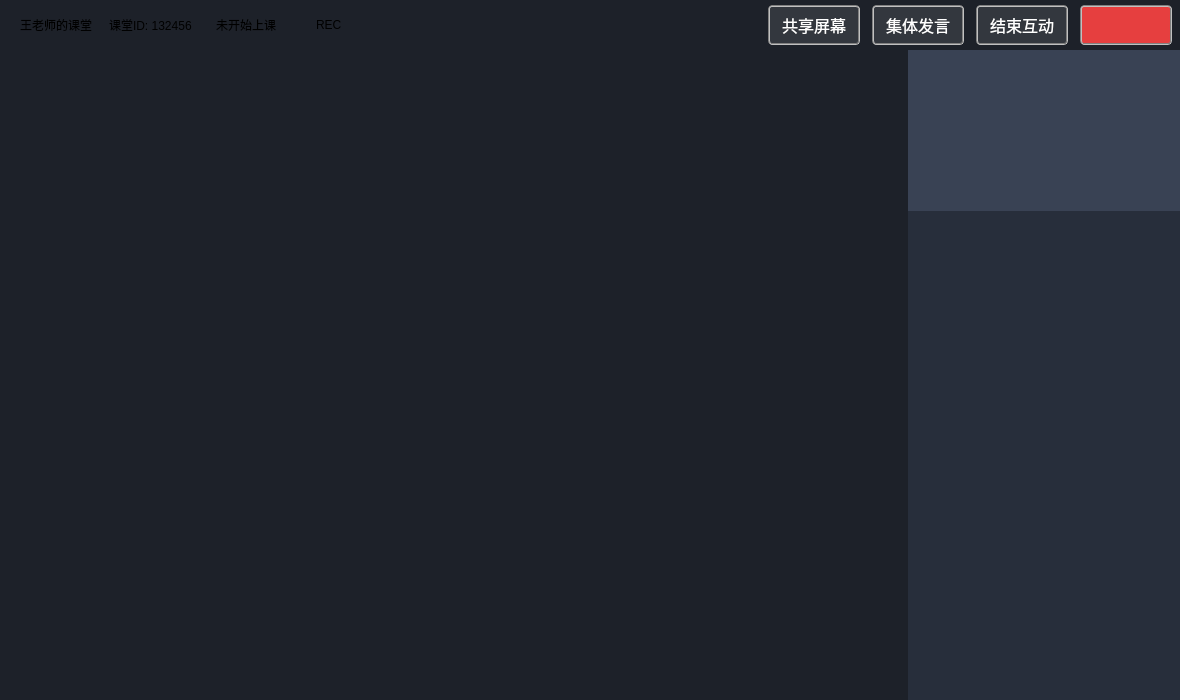
<?xml version="1.0" encoding="UTF-8"?>
<ui version="4.0">
 <class>LETeacherLayout</class>
 <widget class="QWidget" name="LETeacherLayout">
  <property name="geometry">
   <rect>
    <x>0</x>
    <y>0</y>
    <width>1180</width>
    <height>700</height>
   </rect>
  </property>
  <property name="minimumSize">
   <size>
    <width>960</width>
    <height>540</height>
   </size>
  </property>
  <property name="maximumSize">
   <size>
    <width>1440</width>
    <height>800</height>
   </size>
  </property>
  <property name="windowTitle">
   <string>Form</string>
  </property>
  <property name="styleSheet">
   <string notr="true">background-color:#1d2129</string>
  </property>
  <layout class="QVBoxLayout" name="verticalLayout_2">
   <property name="spacing">
    <number>0</number>
   </property>
   <property name="leftMargin">
    <number>0</number>
   </property>
   <property name="topMargin">
    <number>0</number>
   </property>
   <property name="rightMargin">
    <number>0</number>
   </property>
   <property name="bottomMargin">
    <number>0</number>
   </property>
   <item>
    <layout class="QHBoxLayout" name="horizontalLayout">
     <item>
      <spacer name="horizontalSpacer_2">
       <property name="orientation">
        <enum>Qt::Horizontal</enum>
       </property>
       <property name="sizeType">
        <enum>QSizePolicy::Fixed</enum>
       </property>
       <property name="sizeHint" stdset="0">
        <size>
         <width>20</width>
         <height>50</height>
        </size>
       </property>
      </spacer>
     </item>
     <item>
      <widget class="QLabel" name="lab_room_name">
       <property name="maximumSize">
        <size>
         <width>522</width>
         <height>16777215</height>
        </size>
       </property>
       <property name="styleSheet">
        <string notr="true">color:#ffffff;
font: 12pt ;
font-weight:400;
font-family:\&quot;Microsoft YaHei\&quot;;
</string>
       </property>
       <property name="text">
        <string>王老师的课堂</string>
       </property>
      </widget>
     </item>
     <item>
      <widget class="QLabel" name="label_7">
       <property name="minimumSize">
        <size>
         <width>17</width>
         <height>0</height>
        </size>
       </property>
       <property name="maximumSize">
        <size>
         <width>17</width>
         <height>16777215</height>
        </size>
       </property>
       <property name="styleSheet">
        <string notr="true">background-image:url(:img/room_title_shu);
background-position:center;
background-repeat:no-repeat;</string>
       </property>
       <property name="text">
        <string/>
       </property>
       <property name="pixmap">
        <pixmap>../../../../../../Users/Admin/Downloads/line_v.png</pixmap>
       </property>
       <property name="scaledContents">
        <bool>false</bool>
       </property>
      </widget>
     </item>
     <item>
      <widget class="QLabel" name="lab_room_id">
       <property name="styleSheet">
        <string notr="true">color:#ffffff;
font: 12pt ;
font-weight:400;
font-family:\&quot;Microsoft YaHei\&quot;;</string>
       </property>
       <property name="text">
        <string>课堂ID: 132456</string>
       </property>
      </widget>
     </item>
     <item>
      <widget class="QLabel" name="label">
       <property name="minimumSize">
        <size>
         <width>17</width>
         <height>0</height>
        </size>
       </property>
       <property name="maximumSize">
        <size>
         <width>17</width>
         <height>16777215</height>
        </size>
       </property>
       <property name="styleSheet">
        <string notr="true">background-image:url(:img/room_title_shu);
background-position:center;
background-repeat:no-repeat;</string>
       </property>
       <property name="text">
        <string/>
       </property>
      </widget>
     </item>
     <item>
      <widget class="QLabel" name="label_8">
       <property name="text">
        <string/>
       </property>
       <property name="pixmap">
        <pixmap>../../../../../../Users/Admin/Downloads/line_v.png</pixmap>
       </property>
      </widget>
     </item>
     <item>
      <widget class="QLabel" name="lab_time">
       <property name="sizePolicy">
        <sizepolicy hsizetype="Preferred" vsizetype="Preferred">
         <horstretch>0</horstretch>
         <verstretch>0</verstretch>
        </sizepolicy>
       </property>
       <property name="styleSheet">
        <string notr="true">color:#ffffff;
font: 12pt ;
font-weight:400;
font-family:\&quot;Microsoft YaHei\&quot;;
</string>
       </property>
       <property name="text">
        <string>未开始上课</string>
       </property>
       <property name="alignment">
        <set>Qt::AlignCenter</set>
       </property>
      </widget>
     </item>
     <item>
      <spacer name="horizontalSpacer_4">
       <property name="orientation">
        <enum>Qt::Horizontal</enum>
       </property>
       <property name="sizeType">
        <enum>QSizePolicy::Fixed</enum>
       </property>
       <property name="sizeHint" stdset="0">
        <size>
         <width>24</width>
         <height>20</height>
        </size>
       </property>
      </spacer>
     </item>
     <item>
      <widget class="QLabel" name="lbl_record_icon">
       <property name="minimumSize">
        <size>
         <width>8</width>
         <height>8</height>
        </size>
       </property>
       <property name="text">
        <string/>
       </property>
      </widget>
     </item>
     <item>
      <spacer name="horizontalSpacer_8">
       <property name="orientation">
        <enum>Qt::Horizontal</enum>
       </property>
       <property name="sizeType">
        <enum>QSizePolicy::Fixed</enum>
       </property>
       <property name="sizeHint" stdset="0">
        <size>
         <width>8</width>
         <height>1</height>
        </size>
       </property>
      </spacer>
     </item>
     <item>
      <widget class="QLabel" name="lab_record">
       <property name="styleSheet">
        <string notr="true">color:#ffffff;
font: 12pt ;
font-weight:400;
font-family:\&quot;Microsoft YaHei\&quot;;
</string>
       </property>
       <property name="text">
        <string>REC</string>
       </property>
      </widget>
     </item>
     <item>
      <spacer name="horizontalSpacer">
       <property name="orientation">
        <enum>Qt::Horizontal</enum>
       </property>
       <property name="sizeHint" stdset="0">
        <size>
         <width>40</width>
         <height>20</height>
        </size>
       </property>
      </spacer>
     </item>
     <item>
      <widget class="QPushButton" name="btn_share_screen">
       <property name="minimumSize">
        <size>
         <width>80</width>
         <height>32</height>
        </size>
       </property>
       <property name="styleSheet">
        <string notr="true">font: 12pt ;
border:2px groove gray;
border-radius:4px;
padding:2px 4px;
background-color:rgba(255, 255, 255, 0.1);
font-family: &quot;Microsoft YaHei&quot;;
font-size: 16px;
color: #FFFFFF;
width:80;
height:32;</string>
       </property>
       <property name="text">
        <string>共享屏幕</string>
       </property>
      </widget>
     </item>
     <item>
      <spacer name="horizontalSpacer_5">
       <property name="orientation">
        <enum>Qt::Horizontal</enum>
       </property>
       <property name="sizeType">
        <enum>QSizePolicy::Minimum</enum>
       </property>
       <property name="sizeHint" stdset="0">
        <size>
         <width>12</width>
         <height>20</height>
        </size>
       </property>
      </spacer>
     </item>
     <item>
      <widget class="QPushButton" name="btn_groupspeak">
       <property name="minimumSize">
        <size>
         <width>80</width>
         <height>32</height>
        </size>
       </property>
       <property name="styleSheet">
        <string notr="true">font: 12pt ;
border:2px groove gray;
border-radius:4px;
padding:2px 4px;
background-color:rgba(255, 255, 255, 0.1);
font-family: &quot;Microsoft YaHei&quot;;
font-size: 16px;
color: #FFFFFF;
width:80;
height:32;</string>
       </property>
       <property name="text">
        <string>集体发言</string>
       </property>
      </widget>
     </item>
     <item>
      <spacer name="horizontalSpacer_6">
       <property name="orientation">
        <enum>Qt::Horizontal</enum>
       </property>
       <property name="sizeType">
        <enum>QSizePolicy::Fixed</enum>
       </property>
       <property name="sizeHint" stdset="0">
        <size>
         <width>12</width>
         <height>20</height>
        </size>
       </property>
      </spacer>
     </item>
     <item>
      <widget class="QPushButton" name="btn_interact">
       <property name="minimumSize">
        <size>
         <width>80</width>
         <height>32</height>
        </size>
       </property>
       <property name="styleSheet">
        <string notr="true">font: 12pt ;
border:2px groove gray;
border-radius:4px;
padding:2px 4px;
background-color:rgba(255, 255, 255, 0.1);
font-family: &quot;Microsoft YaHei&quot;;
font-size: 16px;
color: #FFFFFF;
width:80;
height:32;</string>
       </property>
       <property name="text">
        <string>结束互动</string>
       </property>
      </widget>
     </item>
     <item>
      <spacer name="horizontalSpacer_7">
       <property name="orientation">
        <enum>Qt::Horizontal</enum>
       </property>
       <property name="sizeType">
        <enum>QSizePolicy::Fixed</enum>
       </property>
       <property name="sizeHint" stdset="0">
        <size>
         <width>12</width>
         <height>20</height>
        </size>
       </property>
      </spacer>
     </item>
     <item>
      <widget class="QPushButton" name="btn_class">
       <property name="minimumSize">
        <size>
         <width>80</width>
         <height>32</height>
        </size>
       </property>
       <property name="styleSheet">
        <string notr="true">font: 12pt ;
border:2px groove gray;
border-radius:4px;
padding:2px 4px;
background-color:#e63f3f;
font-family: &quot;Microsoft YaHei&quot;;
font-size: 16px;
color: #FFFFFF;
width:80;
height:32;
background-image:url(:img/out_of_class);
background-position:center;
background-repeat:no-repeat;
</string>
       </property>
       <property name="text">
        <string/>
       </property>
      </widget>
     </item>
     <item>
      <spacer name="horizontalSpacer_3">
       <property name="orientation">
        <enum>Qt::Horizontal</enum>
       </property>
       <property name="sizeType">
        <enum>QSizePolicy::Fixed</enum>
       </property>
       <property name="sizeHint" stdset="0">
        <size>
         <width>8</width>
         <height>20</height>
        </size>
       </property>
      </spacer>
     </item>
    </layout>
   </item>
   <item>
    <layout class="QHBoxLayout" name="horizontalLayout_2">
     <item>
      <widget class="QWidget" name="horizontalWidget_2" native="true">
       <property name="minimumSize">
        <size>
         <width>400</width>
         <height>0</height>
        </size>
       </property>
       <layout class="QHBoxLayout" name="hbox_content"/>
      </widget>
     </item>
     <item>
      <layout class="QVBoxLayout" name="verticalLayout">
       <property name="spacing">
        <number>0</number>
       </property>
       <item>
        <widget class="QWidget" name="widget" native="true">
         <property name="minimumSize">
          <size>
           <width>272</width>
           <height>161</height>
          </size>
         </property>
         <property name="maximumSize">
          <size>
           <width>272</width>
           <height>16777215</height>
          </size>
         </property>
         <property name="styleSheet">
          <string notr="true">background:#394254;</string>
         </property>
        </widget>
       </item>
       <item>
        <widget class="QListWidget" name="listWidget">
         <property name="minimumSize">
          <size>
           <width>272</width>
           <height>0</height>
          </size>
         </property>
         <property name="maximumSize">
          <size>
           <width>272</width>
           <height>16777215</height>
          </size>
         </property>
         <property name="styleSheet">
          <string notr="true">background-color:#272e3b;
border:none</string>
         </property>
        </widget>
       </item>
      </layout>
     </item>
    </layout>
   </item>
  </layout>
 </widget>
 <resources/>
 <connections/>
</ui>
